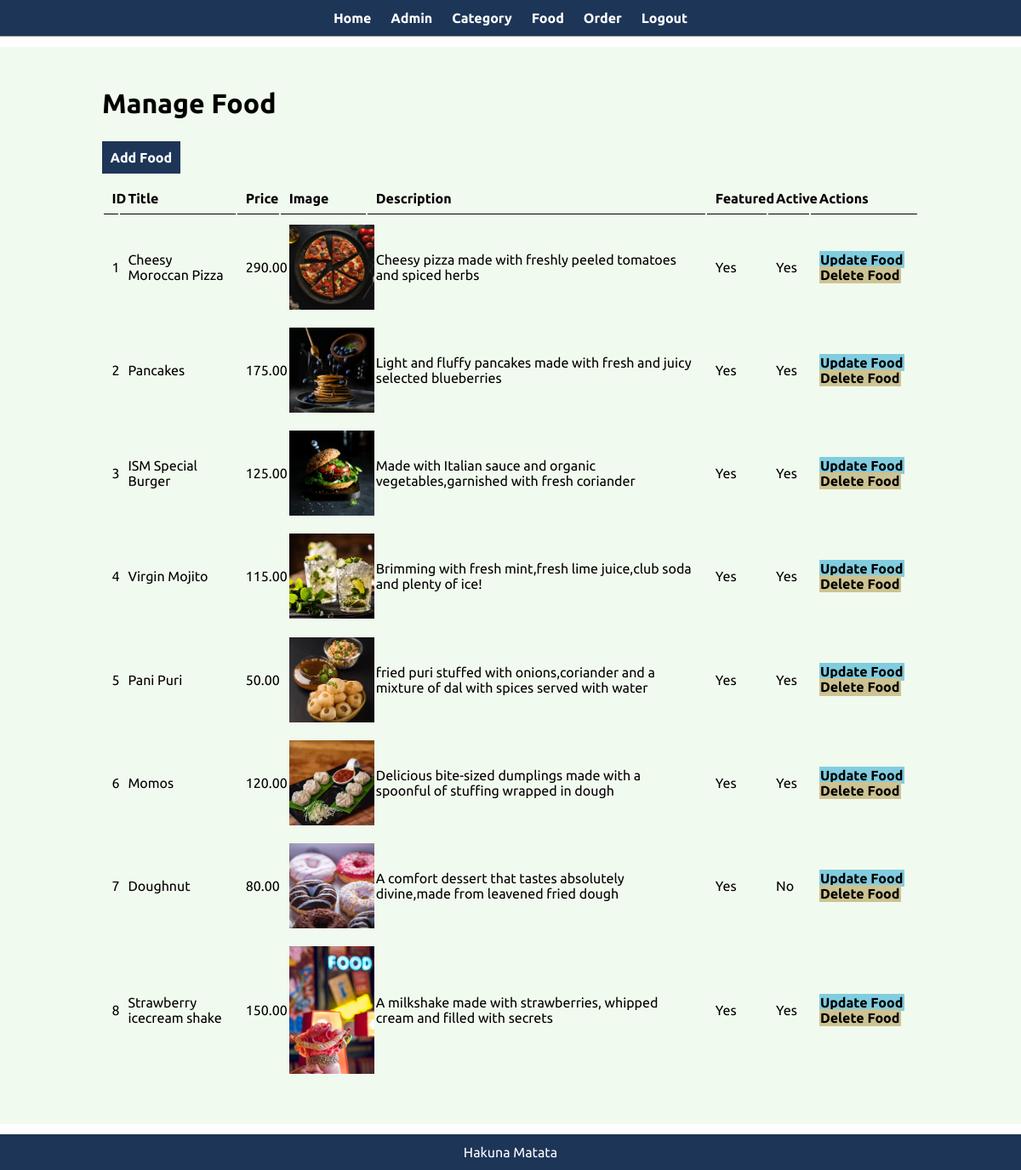
Page /admin/manage-food.php (signed in) on the committed database.
### tables this page shows
CREATE TABLE `food` (
  `id` int(10) UNSIGNED NOT NULL,
  `title` varchar(150) NOT NULL,
  `description` text NOT NULL,
  `price` decimal(10,2) NOT NULL,
  `image_name` varchar(255) NOT NULL,
  `category_id` int(10) UNSIGNED NOT NULL,
  `featured` varchar(10) NOT NULL,
  `active` varchar(10) NOT NULL
);

### admin/manage-food.php (the view, shortened to what this page needs)
<?php include('partials/menu.php');?>
<div class="main-content">
    <div class="wrapper">
    <h1>Manage Food</h1>
    <br/><br>
            <a href="<?php echo SITEURL; ?>admin/add-food.php" class="btn-primary">Add Food</a>
           <br/><br>
            <table class="tbl-full">
                <tr>
                    <th>ID</th>
                    <th>Title</th>
                    <th>Price</th>
                    <th>Image</th>
                    <th>Description</th>
                    <th>Featured</th>
                    <th>Active</th>
                    <th>Actions</th>
                </tr>
                <?php
                    $sql = "SELECT * FROM food";
                    $res = mysqli_query($conn, $sql);
                    $count = mysqli_num_rows($res);
                    $sn=1;
                    if($count>0){
                        while($row=mysqli_fetch_assoc($res)){
                            $id = $row['id'];
                            $title = $row['title'];
                            $price = $row['price'];
                            $description=$row['description'];
                            $image_name = $row['image_name'];
                            $featured = $row['featured'];
                            $active = $row['active'];
                            ?>
                        <tr>
                        <td><?php echo $sn++; ?></td>
                        <td><?php echo $title; ?></td>
                        <td><?php echo $price; ?></td>
                        <td><?php
                            if($image_name==""){
                                echo "<div class='error'>Image not added.</div>";
                            }
                            else{
                                ?>
                                <img src="<?php echo SITEURL; ?>images/food/<?php echo $image_name; ?>" width="100px" >
                                <?php
                            }
                        ?>
                        </td>
                        <td><?php echo $description; ?></td>
                        <td><?php echo $featured; ?></td>
                        <td><?php echo $active; ?></td>
                    <td>
                        <a href="<?php echo SITEURL; ?>admin/update-food.php?id=<?php echo $id; ?>" class="btn-secondary">Update Food</a>
                        <a href="<?php echo SITEURL; ?>admin/delete-food.php?id=<?php echo $id; ?>&image_name=<?php echo $image_name; ?>" class="btn-danger">Delete Food</a>
                     </td>
                    </tr>
                    <?php
                        }
                    }
                    else{
                        ?>
                        <tr><td colspan='7' class='error'>Food not added yet.</td></tr>
                        <?php
                    }
                ?>
            </table>
</div>
</div>
<?php include('partials/footer.php');?>

### css/admin.css (style rules this page uses)
* { margin: 0; padding: 0; font-family: 'Ubuntu', sans-serif;; }
.wrapper { padding: 1%; width: 80%; margin: 0 auto; }
.tbl-full { width: 100% }
table tr th { border-bottom: 1px solid black; padding: 1%; text-align: left; }
table tr td { padding: 1%; }
.btn-primary { background-color:#1D3557; padding: 1%; color: white; text-decoration: none; font-weight: bold; }
.btn-secondary { background-color:#81cde0; padding: 1%; color: black; text-decoration: none; font-weight: bold; }
.btn-danger { background-color:#CDC392; padding: 1%; color: black; text-decoration: none; font-weight: bold; }
.main-content { margin: 1% 0; background-color:#f1faee; padding: 3% 0; }

### rows in the picture
food: title "Cheesy Moroccan Pizza", price "290.00", image_name (picture), description "Cheesy pizza made with freshly peeled tomatoes and spiced herbs", featured "Yes", active "Yes"
food: title "Pancakes", price "175.00", image_name (picture), description "Light and fluffy pancakes made with fresh and juicy selected blueberries", featured "Yes", active "Yes"
food: title "ISM Special Burger", price "125.00", image_name (picture), description "Made with Italian sauce and organic vegetables,garnished with fresh coriander", featured "Yes", active "Yes"
food: title "Virgin Mojito", price "115.00", image_name (picture), description "Brimming with fresh mint,fresh lime juice,club soda and plenty of ice!", featured "Yes", active "Yes"
food: title "Pani Puri", price "50.00", image_name (picture), description "fried puri stuffed with onions,coriander and a mixture of dal with spices served with water", featured "Yes", active "Yes"
food: title "Momos", price "120.00", image_name (picture), description "Delicious bite-sized dumplings made with a spoonful of stuffing wrapped in dough", featured "Yes", active "Yes"
food: title "Doughnut", price "80.00", image_name (picture), description "A comfort dessert that tastes absolutely divine,made from leavened fried dough", featured "Yes", active "No"
food: title "Strawberry icecream shake", price "150.00", image_name (picture), description "A milkshake made with strawberries, whipped cream and filled with secrets", featured "Yes", active "Yes"
